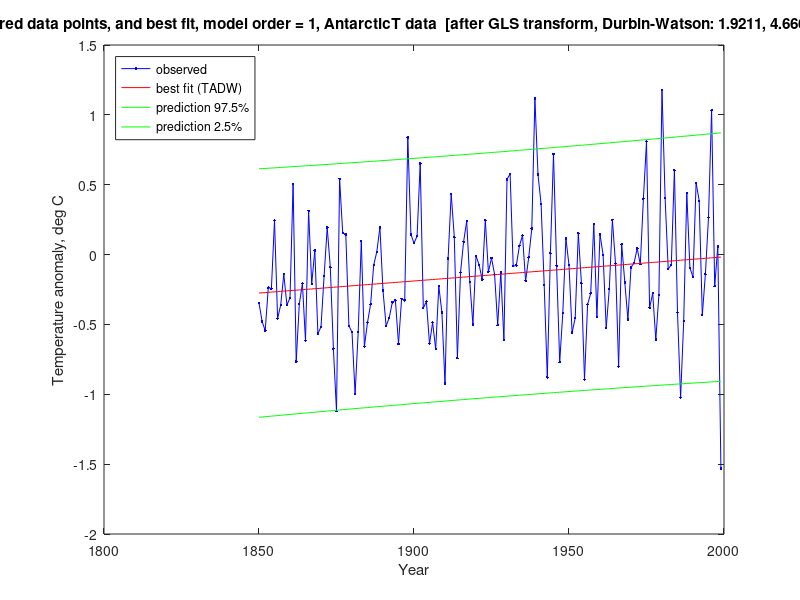

Write MATLAB code to recreate this figure.
%%%%%%%%%%%%%%%%%%%%%%%%%%%%%%%%%%%%%%%%%%%%%%%%%%%%%%%%%%%%%%%%%%%%%%%%%%%%%%%%%%%%%%%%%%
% This program reads annual data, then does OLS and first-order AR model GLS for         %
% linear (modelOrder=1: y = b0 + b1.t), quadratic (modelOrder=2: y = b0 + b1.t + b2.t^2) %
% and higher order polynomial trends, with 95% prediction intervals.                     %
% This code is for Matlab or Octave (no special libraries required).                     %
%%%%%%%%%%%%%%%%%%%%%%%%%%%%%%%%%%%%%%%%%%%%%%%%%%%%%%%%%%%%%%%%%%%%%%%%%%%%%%%%%%%%%%%%%%

usingOctave=false;

randomY=false;    % substitute random correlated y values?

modelOrder=1;     % regression model order (max 9 with this code, but 6 is max for inv(X'X) with Cape Grim data)

plotACF=false;    % plot autocorrelation function of OLS residuals?

plotBestFit=5;    % plot best fit with CI of mean response and PI: 0=no, 1=OLS, 2=ACF, 3=DW, 4=ML, 5=TADW, 6=DW-TADW extrapolated

predictYears=0;   % extend plotting (e.g. 14 years to 2030)

disp('=========================================================================');
% Read data as csv numeric file of two columns: year (AD) and delta-T (deg)
% This file is annual mean delta-T data from Antarctica, Schneider et al (excerpt for 1850-1999)
deltaTdata=csvread('AntarcticaAnnualDT.csv');
[n,~]=size(deltaTdata);
dataMeans=mean(deltaTdata);


if randomY
    rhoActual=0.5; % for optional substituted correlated random data
    disp(['Data: Random N = ',num2str(n),', with rho = ',num2str(rhoActual)]);
    labelY='RandomData';
    dataName='RandomData';
else
    disp('Ice core annual Antarctic temperature anomaly, Schneider et. al.');
    disp('Geophys. Res. Lett., 33, L16707, doi:10.1029/2006GL027057.');
    labelY='Temperature anomaly, deg C';
    dataName='AntarcticT';
end
if modelOrder>1
    disp('The 2nd and higher order expanatory variables are decorrelated w.r.t. previous variables');
end

%%%%%%%%%%%%%%%%%%%%%
% Assemble the data %
%%%%%%%%%%%%%%%%%%%%%
t=0;
x=0;
y=0;
meanT=dataMeans(1);
for i=1:n
    t(i)=deltaTdata(i,1);
    x(i,1)=1;
    if modelOrder>0
        x(i,2)=t(i)-meanT;
    end
    if randomY % i.e. substitute measurements with random correlated data
        if i==1
            % start with same variance as long term for stationarity
            y(i,1)=norminv(rand(),0,1)/sqrt(1-rhoActual*rhoActual);
        else
            y(i,1)=norminv(rand(),0,1)+rhoActual*y(i-1,1);
        end
    else
        y(i,1)=deltaTdata(i,2);
    end
    if modelOrder>1
        for j=2:modelOrder
            x(i,j+1)=x(i,2)^j;
        end
    end
end

% expanded t() and x() for prediction
tp=t;
xp=x;
if predictYears>0
    for i=n+1:n+predictYears
        tp(i)=tp(i-1)+1;
        xp(i,1)=1;
        if modelOrder>0
            xp(i,2)=tp(i)-meanT;
            for j=2:modelOrder
                xp(i,j+1)=xp(i,2)^j;
            end
        end
    end
end

% decorrelate the explanatory variables for accurate prediction intervals
if modelOrder>1
    for k=2:modelOrder
        % remove any correlation between x(:,k+1) and x(:,1:k) by subtracting
        % an OLS estimate of x(:,k+1) in terms of x(:,1:k)
        X=x(:,1:k);
        Xp=xp(:,1:k);
        Y=x(:,k+1);
        Yp=xp(:,k+1);
        betaDecorr=inv((transpose(X)*X))*transpose(X)*Y;
        x(:,k+1)=Y-X*betaDecorr;
        xp(:,k+1)=Yp-Xp*betaDecorr;
    end
end

[n,k1]=size(x); % k1 = k + 1 = no. of variables + intercept
k=k1-1;
 
% A for SSRFD = z'A.z (see Durbin-Watson II 1951)
A=2*eye(n);
A(1,1)=1;
A(n,n)=1;
for i=2:n
    A(i-1,i)=-1;
    A(i,i-1)=-1;
end

% calculate dx = Xi - Xmean, for plotting prediction interval
meanX=mean(x);
meanX(1,1)=0; % except dx(intercept) = 1
dx=meanX*0;
for i=1:n
    dx(i,:)=x(i,:)-meanX;
end
dxp=dx;
if predictYears>0
    for i=n+1:n+predictYears
        dxp(i,:)=xp(i,:)-meanX;
    end
end

disp('-------------------------------------------------------------------------');

%%%%%%%%%%%%%%%%%%%%%%%%%%%%%%%%%%%%%
% OLS calculation by matrix algebra %
%%%%%%%%%%%%%%%%%%%%%%%%%%%%%%%%%%%%%
varName(1,:)='(Intercept)';
if modelOrder>0
    varName(2,:)='year - mean';
end
if modelOrder>1
    for j=2:modelOrder
        varName(j+1,:)=['(yr-mean)^',num2str(j)];
    end
end
disp('OLS calculation by matrix algebra:');
invXdX=inv(transpose(x)*x);
betaOLS=invXdX*transpose(x)*y;
residuals=y-x*betaOLS;

SSR=transpose(residuals)*residuals;
residStdErrOLS=sqrt(transpose(residuals)*residuals/(n-k1));
stdErrorOLS=0;
tValue=0;
for m=1:k1
    stdErrorOLS(m,1)=residStdErrOLS*sqrt(invXdX(m,m));
    tValue(m,1)=betaOLS(m,1)/stdErrorOLS(m,1);
end
disp('                 Estimate     Std. Error    t value    Pr(>|t|)');
for m=1:k1
    fprintf('%s  %12.6f  %12.6f  %9.3f  %12.6f\n',varName(m,:),betaOLS(m,1),stdErrorOLS(m,1),tValue(m,1),2*(1-tcdf(abs(tValue(m,1)),n-k-1)));
end
rmsError=sqrt((transpose(residuals)*residuals)/n);
disp(['Residual standard error: ',num2str(residStdErrOLS),' on ',num2str(n-k-1),' Deg.Fr.  RMS error: ',num2str(rmsError)]);




%%%%%%%%%%%%%%%%%%%%%%%%%%%%%%%%%%%%%%%%%%%%%%%%%%%%%%
% Calculate and plot sample autocorrelation function %
%%%%%%%%%%%%%%%%%%%%%%%%%%%%%%%%%%%%%%%%%%%%%%%%%%%%%%
% sample autocorrelation function (provided in MatLab but not Octave)
Ymean=mean(residuals);
R=0;
Rall=0;
Lag=0;
zeroLine=0;
CIu=0;
CIl=0;
denom=0;
for i=1:n
    denom=denom+(residuals(i)-Ymean)^2;
end
RkSS=0;
for ka=0:n-1 %20
    numer=0;
    for na=1:n-ka
        numer=numer+(residuals(na)-Ymean)*(residuals(na+ka)-Ymean);
    end
    Rall(ka+1,1)=numer/denom;
    if ka<21
        R(ka+1,1)=numer/denom;
        Lag(ka+1)=ka;
        zeroLine(ka+1)=0;
        CIu(ka+1)=1.96/sqrt(n);
        CIl(ka+1)=-1.96/sqrt(n);
    end
    if ka>0
        RkSS=RkSS+Rall(ka+1,1)^2;
    end
end
if plotACF
    plot(Lag,R,'.-b',Lag,zeroLine,'-g',Lag,CIu,'-r',Lag,CIl,'-r');
    axis([0 20 -0.4 1]);
    xlabel('Lag');
    ylabel('Sample Autocorrelation');
    grid('on');
    title(['Cape Grim CO_2 annual data, ACF of order ',num2str(modelOrder),' model residuals']);
end

SSR=transpose(residuals)*residuals;
SSRFD=0;
for i=2:n
    SSRFD=SSRFD+(residuals(i)-residuals(i-1))^2;
end
d=SSRFD/SSR;

% work out confidence limits of d
p=trace(A)-trace(transpose(x)*A*x*invXdX);
Ed=p/(n-k-1); % mean of d (exact)
q=trace(A*A)-2*trace(transpose(x)*A*A*x*invXdX)+trace((transpose(x)*A*x*invXdX)^2);
Vd=2*(q-p*Ed)/((n-k-1)*(n-k+1)); % variance of d (exact)
% approximate distribution of d by a beta disbn with same mean & variance (Durbin-Watson II 1951, III 1971)
ab=Ed*(4-Ed)/Vd-1;
a=ab*Ed/4;
b=ab-a;
d025=4*betainv(0.025,a,b);
d975=4*betainv(0.975,a,b);

if d<d025 || d>d975
    disp(['OLS residual Durbin-Watson: ',num2str(d),' [correl. error or bad model: Pr(>|d-',num2str(Ed,3),'|): ',num2str(1-2*abs(betacdf(d/4,a,b)-0.5)),']']);
else
    disp(['OLS residual Durbin-Watson: ',num2str(d),' [good: Pr(>|d-',num2str(Ed,3),'|): ',num2str(1-2*abs(betacdf(d/4,a,b)-0.5)),']']);

    bestFitUnEq=xp*betaOLS;
    tValue1=tinv(0.975,n-k-1);
    tValue2=tinv(1-0.025*(1-2*abs(betacdf(d/4,a,b)-0.5)),n-k-1);
    % predInt is prediction interval based on regression coeff std errors
    predInt=0;
    for i=1:n+predictYears
        predInt(i,1)=residStdErrOLS^2;
        for m=1:k1
            predInt(i,1)=predInt(i,1)+(stdErrorOLS(m,1)*dxp(i,m))^2;
        end
        predInt(i,1)=tValue1*sqrt(predInt(i,1));
    end
    if predictYears>0
        disp(['prediction for ',num2str(tp(n+predictYears)),': ',num2str(bestFitUnEq(n+predictYears,1)),' ppm; 95% prediction interval: ',num2str(bestFitUnEq(n+predictYears,1)-predInt(n+predictYears,1)),', ',num2str(bestFitUnEq(n+predictYears,1)+predInt(n+predictYears,1))]);
    end

    if plotBestFit==1
        outsideIP=0;
        for i=1:n
            if y(i,1)>bestFitUnEq(i,1)+predInt(i,1) || y(i,1)<bestFitUnEq(i,1)-predInt(i,1)
                outsideIP=outsideIP+1;
            end
        end
        plot(t,y,'b.-',tp,bestFitUnEq,'r-',tp,bestFitUnEq+predInt,'g-',tp,bestFitUnEq-predInt,'g-');
        legend('observed','best fit (OLS)','prediction 97.5%','prediction 2.5%','Location','northwest');
        %title([num2str(n),' measured data points, and best fit, model order = ',num2str(modelOrder),', Cape Grim CO_2 annual data  [OLS residuals, Durbin-Watson: ',num2str(d),', good: Pr(>|d-',num2str(Ed,3),'|): ',num2str(1-2*abs(betacdf(d/4,a,b)-0.5)),']']);
        title([num2str(n),' measured data points, and best fit, model order = ',num2str(modelOrder),', ',dataName,' data  [OLS residuals, Durbin-Watson: ',num2str(d),', [',num2str(100*outsideIP/n),'% ouside IP]']);
        xlabel('Year');
        ylabel(labelY);
        % output to csv
        CSVoutput=0;
        for i=1:n+predictYears
            CSVoutput(i,1)=tp(i);                         % year AD
            if i>n
                CSVoutput(i,2)=NaN;
            else
                CSVoutput(i,2)=y(i,1);                    % observed data
            end
            CSVoutput(i,3)=bestFitUnEq(i,1);               % predicted value
            CSVoutput(i,4)=bestFitUnEq(i,1)+predInt(i,1); % upper prediction interval
            CSVoutput(i,5)=bestFitUnEq(i,1)-predInt(i,1); % lower prediction interval
        end
        csvwrite([dataName,'order',num2str(modelOrder),'polynomialTrendOLS.csv'],CSVoutput);
    end

end

rho=R(2,1); % for GLS

disp('-------------------------------------------------------------------------');

if usingOctave
    fflush(stdout);
end

%%%%%%%%%%%%%%%%%%%%%%%%%%%%%%%%%%%%%%%%%%%%
% Sb scaling (similar Bartlett 1935 method %
%%%%%%%%%%%%%%%%%%%%%%%%%%%%%%%%%%%%%%%%%%%%
scaling=sqrt((1+rho)/(1-rho));
disp(['Regression coeff std errors scaled by sqrt[(1+r1)/(1-r1)] = ',num2str(scaling)]);
stdErrorScaled=0;
tValue=0;
for m=1:k1
    stdErrorScaled(m,1)=scaling*residStdErrOLS*sqrt(invXdX(m,m));
    tValue(m,1)=betaOLS(m,1)/stdErrorScaled(m,1);
end
disp('                 Estimate     Std. Error    t value    Pr(>|t|)');
for m=1:k1
    fprintf('%s  %12.6f  %12.6f  %9.3f  %12.6f\n',varName(m,:),betaOLS(m,1),stdErrorScaled(m,1),tValue(m,1),2*(1-tcdf(abs(tValue(m,1)),n-k-1)));
end
disp(['Residual standard error: ',num2str(residStdErrOLS),' on ',num2str(n-k-1),' Deg.Fr.  RMS error: ',num2str(rmsError)]);
disp('No transformed model Durbin-Watson test available as this method uses OLS');

disp('-------------------------------------------------------------------------');


%%%%%%%%%%%%%%%%%%%%%%%%%%%%%%%%%%%%%
% GLS calculation by matrix algebra %
%%%%%%%%%%%%%%%%%%%%%%%%%%%%%%%%%%%%%
disp(['GLS using ACF lag 1 for AR1 rho = ',num2str(rho),' (lag 2, 3: ',num2str(R(3,1)),', ',num2str(R(4,1)),')']);

% Conventional GLS for AR1 process, but calculate Sinv directly:
% initialise Sinv with diagonal elements = (1+rho^2)/(1-rho^2)
Sinv=eye(n)*(1+rho*rho)/(1-rho*rho);
% change the two corner elements to 1/(1-rho^2)
Sinv(1,1)=1/(1-rho*rho);
Sinv(n,n)=1/(1-rho*rho);
% now fill in the super and sub diagonal elements as -rho/(1-rho^2)
for i=1:n-1
    Sinv(i,i+1)=-rho/(1-rho*rho);
    Sinv(i+1,i)=-rho/(1-rho*rho);
end
% Note that with the above formulation of Sinv, all diagonal elements of inv(Sinv) = 1.

invXdSiX=inv(transpose(x)*Sinv*x);
betaGLSacf=invXdSiX*transpose(x)*Sinv*y;
residualsGLS=y-x*betaGLSacf;
residStdErrACF=sqrt(transpose(residualsGLS)*Sinv*residualsGLS/(n-k1));
stdErrorACF=0;
tValue=0;
for m=1:k1
    stdErrorACF(m,1)=residStdErrACF*sqrt(invXdSiX(m,m));
    tValue(m,1)=betaGLSacf(m,1)/stdErrorACF(m,1);
end
disp('                 Estimate     Std. Error    t value    Pr(>|t|)');
for m=1:k1
    fprintf('%s  %12.6f  %12.6f  %9.3f  %12.6f\n',varName(m,:),betaGLSacf(m,1),stdErrorACF(m,1),tValue(m,1),2*(1-tcdf(abs(tValue(m,1)),n-k-1)));
end
rmsError=sqrt((transpose(residualsGLS)*residualsGLS)/n);
disp(['Residual standard error: ',num2str(residStdErrACF),' on ',num2str(n-k-1),' Deg.Fr.  RMS error: ',num2str(rmsError)]);

bestFitACF=x*betaGLSacf;

P=Sinv^0.5;
residualsEq=P*residualsGLS;
SSReq=transpose(residualsEq)*residualsEq;
SSRFDeq=0;
for i=2:n
    SSRFDeq=SSRFDeq+(residualsEq(i)-residualsEq(i-1))^2;
end
d=SSRFDeq/SSReq;

% work out confidence limits of d
p=trace(A)-trace(transpose(x)*transpose(P)*A*P*x*invXdSiX);
Ed=p/(n-k-1); % mean of d (exact)
q=trace(A*A)-2*trace(transpose(x)*transpose(P)*A*A*P*x*invXdSiX)+trace((transpose(x)*transpose(P)*A*P*x*invXdSiX)^2);
Vd=2*(q-p*Ed)/((n-k-1)*(n-k+1)); % variance of d (exact)
% approximate distribution of d by a beta disbn with same mean & variance (Durbin-Watson II 1951, III 1971)
ab=Ed*(4-Ed)/Vd-1;
a=ab*Ed/4;
b=ab-a;
d025=4*betainv(0.025,a,b);
d975=4*betainv(0.975,a,b);

if d<d025 || d>d975
    disp(['Transformed residual Durbin-Watson: ',num2str(d),' [bad model or eq: Pr(>|d-',num2str(Ed,3),'|): ',num2str(1-2*abs(betacdf(d/4,a,b)-0.5)),']']);
else
    disp(['Transformed residual Durbin-Watson: ',num2str(d),'   [good: Pr(>|d-',num2str(Ed,3),'|): ',num2str(1-2*abs(betacdf(d/4,a,b)-0.5)),']']);

    bestFitACF=xp*betaGLSacf;
    tValue1=tinv(0.975,n-k-1);
    tValue2=tinv(1-0.025*(1-2*abs(betacdf(d/4,a,b)-0.5)),n-k-1);
        % predInt is prediction interval based on regression coeff std errors
    predInt=0;
    for i=1:n+predictYears
        predInt(i,1)=residStdErrACF^2;
        for m=1:k1
            predInt(i,1)=predInt(i,1)+(stdErrorACF(m,1)*dxp(i,m))^2;
        end
        predInt(i,1)=tValue1*sqrt(predInt(i,1));
    end
    if predictYears>0
        disp(['prediction for ',num2str(tp(n+predictYears)),': ',num2str(bestFitACF(n+predictYears,1)),' ppm; 95% prediction interval: ',num2str(bestFitACF(n+predictYears,1)-predInt(n+predictYears,1)),', ',num2str(bestFitACF(n+predictYears,1)+predInt(n+predictYears,1))]);
    end

    if plotBestFit==2
        outsideIP=0;
        for i=1:n
            if y(i,1)>bestFitACF(i,1)+predInt(i,1) || y(i,1)<bestFitACF(i,1)-predInt(i,1)
                outsideIP=outsideIP+1;
            end
        end
        plot(t,y,'b.-',tp,bestFitACF,'r-',tp,bestFitACF+predInt,'g-',tp,bestFitACF-predInt,'g-');
        legend('observed','best fit (ACF)','prediction 97.5%','prediction 2.5%','Location','northwest');
        %title([num2str(n),' measured data points, and best fit, model order = ',num2str(modelOrder),', Cape Grim CO_2 annual data  [after GLS transform, Durbin-Watson: ',num2str(d),', good: Pr(>|d-',num2str(Ed,3),'|): ',num2str(1-2*abs(betacdf(d/4,a,b)-0.5)),']']);
        title([num2str(n),' measured data points, and best fit, model order = ',num2str(modelOrder),', ',dataName,' data  [after GLS transform, Durbin-Watson: ',num2str(d),', ',num2str(100*outsideIP/n),'% ouside IP]']);
        xlabel('Year');
        ylabel(labelY);
        % output to csv
        CSVoutput=0;
        for i=1:n+predictYears
            CSVoutput(i,1)=tp(i);                         % year AD
            if i>n
                CSVoutput(i,2)=NaN;
            else
                CSVoutput(i,2)=y(i,1);                    % observed data
            end
            CSVoutput(i,3)=bestFitACF(i,1);               % predicted value
            CSVoutput(i,4)=bestFitACF(i,1)+predInt(i,1); % upper prediction interval
            CSVoutput(i,5)=bestFitACF(i,1)-predInt(i,1); % lower prediction interval
        end
        csvwrite([dataName,'order',num2str(modelOrder),'polynomialTrendACF.csv'],CSVoutput);
    end
        
end


disp('-------------------------------------------------------------------------');

if usingOctave
    fflush(stdout);
end


%%%%%%%%%%%%%%%%%%%%%%%%%%%%%%%%%%%%%%%%%%%%%%%%%%%%%%%%%%%%%%%%%%%%%%%%%
% Calculate Durbin-Watson Statistic, rho estimate and improved estimate %
%%%%%%%%%%%%%%%%%%%%%%%%%%%%%%%%%%%%%%%%%%%%%%%%%%%%%%%%%%%%%%%%%%%%%%%%%
SSRFD=0;
for i=2:n
    SSRFD=SSRFD+(residuals(i)-residuals(i-1))^2;
end
dw=SSRFD/SSR;

% rho from Durbin-Watson
rhoDW=1-0.5*dw;

% Thiel-Nagar (1961) estimate of rho
%rhoTN=((n^2)*(1-0.5*dw)+k1^2)/(n^2-k1^2);

% simple unbiased
%rhoUB=1-0.5*dw*(1+1/n);

%%%%%%%%%%%%%%%%%%%%%%%%%%%%%%%%%%%%%
% GLS calculation by matrix algebra %
%%%%%%%%%%%%%%%%%%%%%%%%%%%%%%%%%%%%%
rho=rhoDW;
disp(['GLS using Durbin-Watson for AR1 rho = 1-d/2 = ',num2str(rho)]);
%disp(['GLS using Durbin-Watson for AR1 rho = ',num2str(rho),' (c.f. Thiel-Nagar: ',num2str(rhoTN),')']);
Sinv=eye(n)*(1+rho*rho)/(1-rho*rho);
Sinv(1,1)=1/(1-rho*rho);
Sinv(n,n)=1/(1-rho*rho);
for i=1:n-1
    Sinv(i,i+1)=-rho/(1-rho*rho);
    Sinv(i+1,i)=-rho/(1-rho*rho);
end
invXdSiX=inv(transpose(x)*Sinv*x);
betaGLSdw=invXdSiX*transpose(x)*Sinv*y;
residualsGLS=y-x*betaGLSdw;
residStdErrDW=sqrt(transpose(residualsGLS)*Sinv*residualsGLS/(n-k1));
stdErrorDW=0;
tValue=0;
for m=1:k1
    stdErrorDW(m,1)=residStdErrDW*sqrt(invXdSiX(m,m));
    tValue(m,1)=betaGLSdw(m,1)/stdErrorDW(m,1);
end
disp('                 Estimate     Std. Error    t value    Pr(>|t|)');
for m=1:k1
    fprintf('%s  %12.6f  %12.6f  %9.3f  %12.6f\n',varName(m,:),betaGLSdw(m,1),stdErrorDW(m,1),tValue(m,1),2*(1-tcdf(abs(tValue(m,1)),n-k-1)));
end
rmsError=sqrt((transpose(residualsGLS)*residualsGLS)/n);
disp(['Residual standard error: ',num2str(residStdErrDW),' on ',num2str(n-k-1),' Deg.Fr.  RMS error: ',num2str(rmsError)]);

P=Sinv^0.5;
residualsEq=P*residualsGLS;
SSReq=transpose(residualsEq)*residualsEq;
SSRFDeq=0;
for i=2:n
    SSRFDeq=SSRFDeq+(residualsEq(i)-residualsEq(i-1))^2;
end
d=SSRFDeq/SSReq;

% work out confidence limits of d
p=trace(A)-trace(transpose(x)*transpose(P)*A*P*x*invXdSiX);
Ed=p/(n-k-1); % mean of d (exact)
q=trace(A*A)-2*trace(transpose(x)*transpose(P)*A*A*P*x*invXdSiX)+trace((transpose(x)*transpose(P)*A*P*x*invXdSiX)^2);
Vd=2*(q-p*Ed)/((n-k-1)*(n-k+1)); % variance of d (exact)
% approximate distribution of d by a beta disbn with same mean & variance (Durbin-Watson II 1951, III 1971)
ab=Ed*(4-Ed)/Vd-1;
a=ab*Ed/4;
b=ab-a;
d025=4*betainv(0.025,a,b);
d975=4*betainv(0.975,a,b);

if d<d025 || d>d975
    disp(['Transformed residual Durbin-Watson: ',num2str(d),' [bad model or eq: Pr(>|d-',num2str(Ed,3),'|): ',num2str(1-2*abs(betacdf(d/4,a,b)-0.5)),']']);
else
    disp(['Transformed residual Durbin-Watson: ',num2str(d),'   [good: Pr(>|d-',num2str(Ed,3),'|): ',num2str(1-2*abs(betacdf(d/4,a,b)-0.5)),']']);

    bestFitDW=xp*betaGLSdw;
    tValue1=tinv(0.975,n-k-1);
    tValue2=tinv(1-0.025*(1-2*abs(betacdf(d/4,a,b)-0.5)),n-k-1);
        % predInt is prediction interval based on regression coeff std errors
    predInt=0;
    for i=1:n+predictYears
        predInt(i,1)=residStdErrDW^2;
        for m=1:k1
            predInt(i,1)=predInt(i,1)+(stdErrorDW(m,1)*dxp(i,m))^2;
        end
        predInt(i,1)=tValue1*sqrt(predInt(i,1));
    end
    if predictYears>0
        disp(['prediction for ',num2str(tp(n+predictYears)),': ',num2str(bestFitDW(n+predictYears,1)),' ppm; 95% prediction interval: ',num2str(bestFitDW(n+predictYears,1)-predInt(n+predictYears,1)),', ',num2str(bestFitDW(n+predictYears,1)+predInt(n+predictYears,1))]);
    end

    if plotBestFit==3
        outsideIP=0;
        for i=1:n
            if y(i,1)>bestFitDW(i,1)+predInt(i,1) || y(i,1)<bestFitDW(i,1)-predInt(i,1)
                outsideIP=outsideIP+1;
            end
        end
        plot(t,y,'b.-',tp,bestFitDW,'r-',tp,bestFitDW+predInt,'g-',tp,bestFitDW-predInt,'g-');
        legend('observed','best fit (DW)','prediction 97.5%','prediction 2.5%','Location','northwest');
        %title([num2str(n),' measured data points, and best fit, model order = ',num2str(modelOrder),', Cape Grim CO_2 annual data  [after GLS transform, Durbin-Watson: ',num2str(d),', good: Pr(>|d-',num2str(Ed,3),'|): ',num2str(1-2*abs(betacdf(d/4,a,b)-0.5)),']']);
        title([num2str(n),' measured data points, and best fit, model order = ',num2str(modelOrder),', ',dataName,' data  [after GLS transform, Durbin-Watson: ',num2str(d),', ',num2str(100*outsideIP/n),'% ouside IP]']);
        xlabel('Year');
        ylabel(labelY);
        % output to csv
        CSVoutput=0;
        for i=1:n+predictYears
            CSVoutput(i,1)=tp(i);                         % year AD
            if i>n
                CSVoutput(i,2)=NaN;
            else
                CSVoutput(i,2)=y(i,1);                    % observed data
            end
            CSVoutput(i,3)=bestFitDW(i,1);               % predicted value
            CSVoutput(i,4)=bestFitDW(i,1)+predInt(i,1); % upper prediction interval
            CSVoutput(i,5)=bestFitDW(i,1)-predInt(i,1); % lower prediction interval
        end
        csvwrite([dataName,'order',num2str(modelOrder),'polynomialTrendDW.csv'],CSVoutput);
    end
        
end

disp('-------------------------------------------------------------------------');

if usingOctave
    fflush(stdout);
end


        %%%%%%%%%%%%%%%%%%%%%%%%%%%%%%%%%%%%%%%%%%%%%%%%%%%%%%%%%%
        % max likelihood estimate (Shumway 4th ed eq 3.116 p118) %
        %%%%%%%%%%%%%%%%%%%%%%%%%%%%%%%%%%%%%%%%%%%%%%%%%%%%%%%%%%
        x1=0;
        for na=1:n-1
            x1=x1+residuals(na);
        end
        x1=x1/(n-1);
        x2=0;
        for na=2:n
            x2=x2+residuals(na);
        end
        x2=x2/(n-1);
        
        denom=0;
        for i=2:n
            denom=denom+(residuals(i-1)-x1)^2;
        end
        numer=0;
        for i=2:n
            numer=numer+(residuals(i)-x2)*(residuals(i-1)-x1);
        end
        rhoi=numer/denom;
    
        notConverged=true;
    
        while notConverged
        
            Sinv=eye(n)*(1+rhoi*rhoi)/(1-rhoi*rhoi);
            Sinv(1,1)=1/(1-rhoi*rhoi);
            Sinv(n,n)=1/(1-rhoi*rhoi);
            for i=1:n-1
                Sinv(i,i+1)=-rhoi/(1-rhoi*rhoi);
                Sinv(i+1,i)=-rhoi/(1-rhoi*rhoi);
            end
            betaGLSi=inv(transpose(x)*Sinv*x)*transpose(x)*Sinv*y;
            residualsGLSi=y-x*betaGLSi;
        
            % max likelihood estimate (Shumway 4th ed eq 3.116 p118)
            
            x1=0;
            for na=1:n-1
                x1=x1+residualsGLSi(na);
            end
            x1=x1/(n-1);
            x2=0;
            for na=2:n
                x2=x2+residualsGLSi(na);
            end
            x2=x2/(n-1);
            
            denom=0;
            for i=2:n
                denom=denom+(residualsGLSi(i)-x1)^2;
            end
            numer=0;
            for na=2:n
                numer=numer+(residualsGLSi(na)-x2)*(residualsGLSi(na-1)-x1);
            end
            rhon=numer/denom;
    
            if abs(rhoi-rhon)<0.000001
                notConverged=false;
            end
        
            rhoi=rhon;
        
        end
        
        rhoMLE=rhoi;


        
%%%%%%%%%%%%%%%%%%%%%%%%%%%%%%%%%%%%%
% GLS calculation by matrix algebra %
%%%%%%%%%%%%%%%%%%%%%%%%%%%%%%%%%%%%%
rho=rhoMLE;
disp(['GLS using maximum likelihood for AR1 rho = ',num2str(rho)]);
Sinv=eye(n)*(1+rho*rho)/(1-rho*rho);
Sinv(1,1)=1/(1-rho*rho);
Sinv(n,n)=1/(1-rho*rho);
for i=1:n-1
    Sinv(i,i+1)=-rho/(1-rho*rho);
    Sinv(i+1,i)=-rho/(1-rho*rho);
end
invXdSiX=inv(transpose(x)*Sinv*x);
betaGLSmle=invXdSiX*transpose(x)*Sinv*y;
residualsGLS=y-x*betaGLSmle;
residStdErrMLE=sqrt(transpose(residualsGLS)*Sinv*residualsGLS/(n-k1));
stdErrorMLE=0;
tValue=0;
for m=1:k1
    stdErrorMLE(m,1)=residStdErrMLE*sqrt(invXdSiX(m,m));
    tValue(m,1)=betaGLSmle(m,1)/stdErrorMLE(m,1);
end
disp('                 Estimate     Std. Error    t value    Pr(>|t|)');
for m=1:k1
    fprintf('%s  %12.6f  %12.6f  %9.3f  %12.6f\n',varName(m,:),betaGLSmle(m,1),stdErrorMLE(m,1),tValue(m,1),2*(1-tcdf(abs(tValue(m,1)),n-k-1)));
end
rmsError=sqrt((transpose(residualsGLS)*residualsGLS)/n);
disp(['Residual standard error: ',num2str(residStdErrMLE),' on ',num2str(n-k-1),' Deg.Fr.  RMS error: ',num2str(rmsError)]);


P=Sinv^0.5;
residualsEq=P*residualsGLS;
SSReq=transpose(residualsEq)*residualsEq;
SSRFDeq=0;
for i=2:n
    SSRFDeq=SSRFDeq+(residualsEq(i)-residualsEq(i-1))^2;
end
d=SSRFDeq/SSReq;

% work out confidence limits of d
p=trace(A)-trace(transpose(x)*transpose(P)*A*P*x*invXdSiX);
Ed=p/(n-k-1); % mean of d (exact)
q=trace(A*A)-2*trace(transpose(x)*transpose(P)*A*A*P*x*invXdSiX)+trace((transpose(x)*transpose(P)*A*P*x*invXdSiX)^2);
Vd=2*(q-p*Ed)/((n-k-1)*(n-k+1)); % variance of d (exact)
% approximate distribution of d by a beta disbn with same mean & variance (Durbin-Watson II 1951, III 1971)
ab=Ed*(4-Ed)/Vd-1;
a=ab*Ed/4;
b=ab-a;
d025=4*betainv(0.025,a,b);
d975=4*betainv(0.975,a,b);

if d<d025 || d>d975
    disp(['Transformed residual Durbin-Watson: ',num2str(d),' [bad model or eq: Pr(>|d-',num2str(Ed,3),'|): ',num2str(1-2*abs(betacdf(d/4,a,b)-0.5)),']']);
else
    disp(['Transformed residual Durbin-Watson: ',num2str(d),'   [good: Pr(>|d-',num2str(Ed,3),'|): ',num2str(1-2*abs(betacdf(d/4,a,b)-0.5)),']']);

    bestFitMLE=xp*betaGLSmle;
    tValue1=tinv(0.975,n-k-1);
    tValue2=tinv(1-0.025*(1-2*abs(betacdf(d/4,a,b)-0.5)),n-k-1);
    % predInt is prediction interval based on regression coeff std errors
    predInt=0;
    for i=1:n+predictYears
        predInt(i,1)=residStdErrMLE^2;
        for m=1:k1
            predInt(i,1)=predInt(i,1)+(stdErrorMLE(m,1)*dxp(i,m))^2;
        end
        predInt(i,1)=tValue1*sqrt(predInt(i,1));
    end
    if predictYears>0
        disp(['prediction for ',num2str(tp(n+predictYears)),': ',num2str(bestFitMLE(n+predictYears,1)),' ppm; 95% prediction interval: ',num2str(bestFitMLE(n+predictYears,1)-predInt(n+predictYears,1)),', ',num2str(bestFitMLE(n+predictYears,1)+predInt(n+predictYears,1))]);
    end

    if plotBestFit==4
        outsideIP=0;
        for i=1:n
            if y(i,1)>bestFitMLE(i,1)+predInt(i,1) || y(i,1)<bestFitMLE(i,1)-predInt(i,1)
                outsideIP=outsideIP+1;
            end
        end
        plot(t,y,'b.-',tp,bestFitMLE,'r-',tp,bestFitMLE+predInt,'g-',tp,bestFitMLE-predInt,'g-');
        legend('observed','best fit (MLE)','prediction 97.5%','prediction 2.5%','Location','northwest');
        %title([num2str(n),' measured data points, and best fit, model order = ',num2str(modelOrder),', Cape Grim CO_2 annual data  [after GLS transform, Durbin-Watson: ',num2str(d),', good: Pr(>|d-',num2str(Ed,3),'|): ',num2str(1-2*abs(betacdf(d/4,a,b)-0.5)),']']);
        title([num2str(n),' measured data points, and best fit, model order = ',num2str(modelOrder),', ',dataName,' data  [after GLS transform, Durbin-Watson: ',num2str(d),', ',num2str(100*outsideIP/n),'% ouside IP]']);
        xlabel('Year');
        ylabel(labelY);
        % output to csv
        CSVoutput=0;
        for i=1:n+predictYears
            CSVoutput(i,1)=tp(i);                         % year AD
            if i>n
                CSVoutput(i,2)=NaN;
            else
                CSVoutput(i,2)=y(i,1);                    % observed data
            end
            CSVoutput(i,3)=bestFitMLE(i,1);               % predicted value
            CSVoutput(i,4)=bestFitMLE(i,1)+predInt(i,1); % upper prediction interval
            CSVoutput(i,5)=bestFitMLE(i,1)-predInt(i,1); % lower prediction interval
        end
        csvwrite([dataName,'order',num2str(modelOrder),'polynomialTrendMLE.csv'],CSVoutput);
    end
    
end


disp('-------------------------------------------------------------------------');


if usingOctave
    fflush(stdout);
end



%%%%%%%%%%%%%%%%%%%%%%%%%%%%%%%
% Tanh adjusted Durbin-Watson %
%%%%%%%%%%%%%%%%%%%%%%%%%%%%%%%
d=(transpose(residuals)*A*residuals)/(transpose(residuals)*residuals);
% mean Ed and variance Vd of d
invXdX=inv(transpose(x)*x);
p=trace(A)-trace(transpose(x)*A*x*invXdX);
Ed=p/(n-k-1); % mean of d (exact)
q=trace(A*A)-2*trace(transpose(x)*A*A*x*invXdX)+trace((transpose(x)*A*x*invXdX)^2);
Vd=2*(q-p*Ed)/((n-k-1)*(n-k+1)); % variance of d (exact)
atanhRho=(2/(n-k1-3))*sqrt((n-k1+3)/Vd)*(atanh(1-d/2)-atanh(1-Ed/2));
rho=real(tanh(atanhRho));
        
%%%%%%%%%%%%%%%%%%%%%%%%%%%%%%%%%%%%%
% GLS calculation by matrix algebra %
%%%%%%%%%%%%%%%%%%%%%%%%%%%%%%%%%%%%%
disp(['tanh adjusted Durbin-Watson, rho = ',num2str(rho)]);
Sinv=eye(n)*(1+rho*rho)/(1-rho*rho);
Sinv(1,1)=1/(1-rho*rho);
Sinv(n,n)=1/(1-rho*rho);
for i=1:n-1
    Sinv(i,i+1)=-rho/(1-rho*rho);
    Sinv(i+1,i)=-rho/(1-rho*rho);
end
invXdSiX=inv(transpose(x)*Sinv*x);
betaGLStadw=invXdSiX*transpose(x)*Sinv*y;
residualsGLS=y-x*betaGLStadw;
residStdErrTADW=sqrt(transpose(residualsGLS)*Sinv*residualsGLS/(n-k1));
stdErrorTADW=0;
tValue=0;
for m=1:k1
    stdErrorTADW(m,1)=residStdErrTADW*sqrt(invXdSiX(m,m));
    tValue(m,1)=betaGLStadw(m,1)/stdErrorTADW(m,1);
end
disp('                 Estimate     Std. Error    t value    Pr(>|t|)');
for m=1:k1
    fprintf('%s  %12.6f  %12.6f  %9.3f  %12.6f\n',varName(m,:),betaGLStadw(m,1),stdErrorTADW(m,1),tValue(m,1),2*(1-tcdf(abs(tValue(m,1)),n-k-1)));
end
rmsError=sqrt((transpose(residualsGLS)*residualsGLS)/n);
disp(['Residual standard error: ',num2str(residStdErrTADW),' on ',num2str(n-k-1),' Deg.Fr.  RMS error: ',num2str(rmsError)]);

P=Sinv^0.5;
residualsEq=P*residualsGLS;
SSReq=transpose(residualsEq)*residualsEq;
SSRFDeq=0;
for i=2:n
    SSRFDeq=SSRFDeq+(residualsEq(i)-residualsEq(i-1))^2;
end
d=SSRFDeq/SSReq;

% work out confidence limits of d
p=trace(A)-trace(transpose(x)*transpose(P)*A*P*x*invXdSiX);
Ed=p/(n-k-1); % mean of d (exact)
q=trace(A*A)-2*trace(transpose(x)*transpose(P)*A*A*P*x*invXdSiX)+trace((transpose(x)*transpose(P)*A*P*x*invXdSiX)^2);
Vd=2*(q-p*Ed)/((n-k-1)*(n-k+1)); % variance of d (exact)
% approximate distribution of d by a beta disbn with same mean & variance (Durbin-Watson II 1951, III 1971)
ab=Ed*(4-Ed)/Vd-1;
a=ab*Ed/4;
b=ab-a;
d025=4*betainv(0.025,a,b);
d975=4*betainv(0.975,a,b);

if d<d025 || d>d975
    disp(['Transformed residual Durbin-Watson: ',num2str(d),' [bad model or eq: Pr(>|d-',num2str(Ed,3),'|): ',num2str(1-2*abs(betacdf(d/4,a,b)-0.5)),']']);
else
    disp(['Transformed residual Durbin-Watson: ',num2str(d),'   [good: Pr(>|d-',num2str(Ed,3),'|): ',num2str(1-2*abs(betacdf(d/4,a,b)-0.5)),']']);

    bestFitTADW=xp*betaGLStadw;
    tValue1=tinv(0.975,n-k-1);
    tValue2=tinv(1-0.025*(1-2*abs(betacdf(d/4,a,b)-0.5)),n-k-1);
        % predInt is prediction interval based on regression coeff std errors
    predInt=0;
    for i=1:n+predictYears
        predInt(i,1)=residStdErrTADW^2;
        for m=1:k1
            predInt(i,1)=predInt(i,1)+(stdErrorTADW(m,1)*dxp(i,m))^2;
        end
        predInt(i,1)=tValue1*sqrt(predInt(i,1));
    end
    if predictYears>0
        disp(['prediction for ',num2str(tp(n+predictYears)),': ',num2str(bestFitTADW(n+predictYears,1)),' ppm; 95% prediction interval: ',num2str(bestFitTADW(n+predictYears,1)-predInt(n+predictYears,1)),', ',num2str(bestFitTADW(n+predictYears,1)+predInt(n+predictYears,1))]);
    end

    if plotBestFit==5
        outsideIP=0;
        for i=1:n
            if y(i,1)>bestFitTADW(i,1)+predInt(i,1) || y(i,1)<bestFitTADW(i,1)-predInt(i,1)
                outsideIP=outsideIP+1;
            end
        end
        plot(t,y,'b.-',tp,bestFitTADW,'r-',tp,bestFitTADW+predInt,'g-',tp,bestFitTADW-predInt,'g-');
        legend('observed','best fit (TADW)','prediction 97.5%','prediction 2.5%','Location','northwest');
        %title([num2str(n),' measured data points, and best fit, model order = ',num2str(modelOrder),', Cape Grim CO_2 annual data  [after GLS transform, Durbin-Watson: ',num2str(d),', good: Pr(>|d-',num2str(Ed,3),'|): ',num2str(1-2*abs(betacdf(d/4,a,b)-0.5)),']']);
        title([num2str(n),' measured data points, and best fit, model order = ',num2str(modelOrder),', ',dataName,' data  [after GLS transform, Durbin-Watson: ',num2str(d),', ',num2str(100*outsideIP/n),'% ouside IP]']);
        xlabel('Year');
        ylabel(labelY);
        % output to csv
        CSVoutput=0;
        for i=1:n+predictYears
            CSVoutput(i,1)=tp(i);                         % year AD
            if i>n
                CSVoutput(i,2)=NaN;
            else
                CSVoutput(i,2)=y(i,1);                    % observed data
            end
            CSVoutput(i,3)=bestFitTADW(i,1);               % predicted value
            CSVoutput(i,4)=bestFitTADW(i,1)+predInt(i,1); % upper prediction interval
            CSVoutput(i,5)=bestFitTADW(i,1)-predInt(i,1); % lower prediction interval
        end
        csvwrite([dataName,'order',num2str(modelOrder),'polynomialTrendTADW.csv'],CSVoutput);
    end
    
    
    
    %%%%%%%%%%%%%%%%%%%%%%%%%%%%%%%%%%%%%%%%%%%%%%%%
    % apply t and Sb extrapolation since d test ok %
    %%%%%%%%%%%%%%%%%%%%%%%%%%%%%%%%%%%%%%%%%%%%%%%%
    disp('----- Regression coeff std errors and t extrapolated: 2*TADW-DW -----');
    stdErrorExtrap=0;
    tValue=0;
    for m=1:k+1
        stdErrorExtrap(m,1)=2*stdErrorTADW(m,1)-stdErrorDW(m,1);
        tValue(m,1)=2*(betaGLStadw(m,1)/stdErrorTADW(m,1))-(betaGLSdw(m,1)/stdErrorDW(m,1));
    end
    disp('                 Estimate     Std. Error    t value    Pr(>|t|)');
    for m=1:k1
        fprintf('%s  %12.6f  %12.6f  %9.3f  %12.6f\n',varName(m,:),betaGLStadw(m,1),stdErrorExtrap(m,1),tValue(m,1),2*(1-tcdf(abs(tValue(m,1)),n-k-1)));
    end

    % predInt is prediction interval based on regression coeff std errors
    tValue1=tinv(0.975,n-k-1);
    predInt=0;
    for i=1:n+predictYears
        predInt(i,1)=residStdErrTADW^2;
        for m=1:k1
            predInt(i,1)=predInt(i,1)+(stdErrorExtrap(m,1)*dxp(i,m))^2;
        end
        predInt(i,1)=tValue1*sqrt(predInt(i,1));
    end
    if predictYears>0
        disp(['prediction for ',num2str(tp(n+predictYears)),': ',num2str(bestFitTADW(n+predictYears,1)),' ppm; 95% prediction interval: ',num2str(bestFitTADW(n+predictYears,1)-predInt(n+predictYears,1)),', ',num2str(bestFitTADW(n+predictYears,1)+predInt(n+predictYears,1))]);
    end

    if plotBestFit==6
        outsideIP=0;
        for i=1:n
            if y(i,1)>bestFitTADW(i,1)+predInt(i,1) || y(i,1)<bestFitTADW(i,1)-predInt(i,1)
                outsideIP=outsideIP+1;
            end
        end
        plot(t,y,'b.-',tp,bestFitTADW,'r-',tp,bestFitTADW+predInt,'g-',tp,bestFitTADW-predInt,'g-');
        legend('observed','best fit (TADW, sb corr)','prediction 97.5%','prediction 2.5%','Location','northwest');
        %title([num2str(n),' measured data points, and best fit, model order = ',num2str(modelOrder),', Cape Grim CO_2 annual data  [after GLS transform, Durbin-Watson: ',num2str(d),', good: Pr(>|d-',num2str(Ed,3),'|): ',num2str(1-2*abs(betacdf(d/4,a,b)-0.5)),']']);
        title([num2str(n),' measured data points, and best fit, model order = ',num2str(modelOrder),', ',dataName,' data  [after GLS transform, Durbin-Watson: ',num2str(d),', ',num2str(100*outsideIP/n),'% ouside IP]']);
        xlabel('Year');
        ylabel(labelY);
        % output to csv
        CSVoutput=0;
        for i=1:n+predictYears
            CSVoutput(i,1)=tp(i);                         % year AD
            if i>n
                CSVoutput(i,2)=NaN;
            else
                CSVoutput(i,2)=y(i,1);                    % observed data
            end
            CSVoutput(i,3)=bestFitTADW(i,1);               % predicted value
            CSVoutput(i,4)=bestFitTADW(i,1)+predInt(i,1); % upper prediction interval
            CSVoutput(i,5)=bestFitTADW(i,1)-predInt(i,1); % lower prediction interval
        end
        csvwrite([dataName,'order',num2str(modelOrder),'polynomialTrendDWTADWextrap.csv'],CSVoutput);
    end

end

disp('=========================================================================');


